Frame 1 (no input): blank canvas, image omitted
Frame 60 (the mouse pressed at the canvas centre just before this capture): blank canvas, image omitted
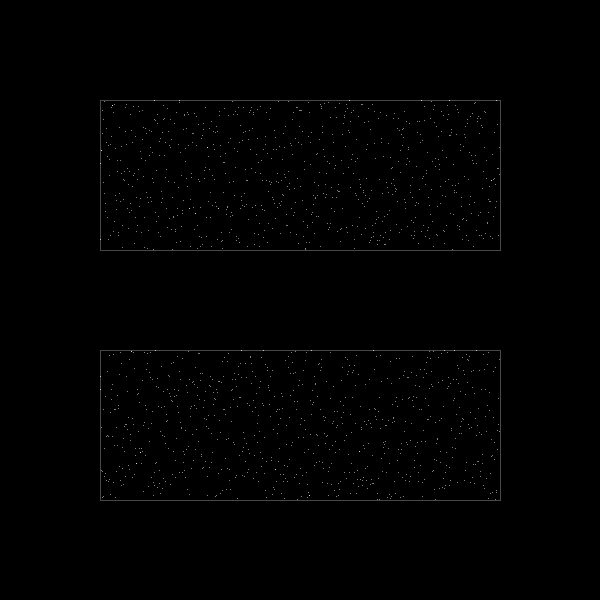
Frame 120 (the mouse held since frame 60 and released just before this capture)

The Processing sketch whose frames 1 and 60 were blank and that drew this single picture after the mouse press (run headless with seeded random() and noise(); from frame 60 on, the mouse is pressed at the canvas centre):

// Processing sketch: distributionSamples
// ── distributionSamples.pde
ArrayList<PVector> start;
ArrayList<PVector> inter;
ArrayList<PVector> end;

int type = 5;
int count = 20;
float time = 0;
Boolean jitter = false;

PRNG prng;
Distribution distribution;
Circle c;
Rectangle rect;
void setup()
{
 
  size( 600,600 );
  background( 0 );
  
  rect = new Rectangle( 100, 100, 400, 400 );
  
  prng = new PRNG( 0 );
  distribution  = new Distribution( prng );
  
  c = new Circle( 300,300, 0 );
  start = new Distribution().circular( c, count );
  
  c = new Circle( 300,300, 250 );
  end = new Distribution().circular( c, count );
  
  inter = new ArrayList<PVector>();
  
  time = 1;
  
}

void draw( )
{
  if( type != 5 )
  {
    background( 0 );
    noFill();
    stroke( 0xFF );
  }
  
  switch( type )
  { 
    //PRNG VS RANDOM
    case 0 : 
      stroke( 0x66 );
      rect( 100, 100,400,150 );
      rect( 100, 350,400,150 );
      
      stroke( 0xFF );
      for( int i = 0; i< 800; i++ )
      {
        point( 100 + i % 400, 100 + prng.random() * 150 ); 
        point( 100 + i % 400, 350 + random(1) * 150 ); 
      }
      
      inter = new ArrayList<PVector>();
      break;
    
    //CIRCULAR
    case 1 : 
    
      inter = distribution.circular( c, 50 );
      
      if( jitter ) distribution.jitterPoints( inter, 25 );
      
      for( PVector p : inter ) ellipse( p.x, p.y, 4,4 ); 
      drawCurve( inter );
  
      break;
      
    //STAR
    case 2 : 
    
      inter = distribution.star( c, c.radius *.5, 5 );
      
      if( jitter ) distribution.jitterPoints( inter, 30 );
     
      for( PVector p : inter ) ellipse( p.x, p.y, 4,4 ); 
      drawCurve( inter );
  
      break;
      
    //GRID
    case 3 : 
    
      inter = distribution.grid( rect, 10, 10 );
      
      if( jitter ) distribution.jitterPoints( inter, 25 );
      
      for( PVector p : inter ) ellipse( p.x, p.y, 4,4 ); 
      
      break;
      
    //FRAME
    case 4 : 
    
      inter = distribution.grid( rect, 10, 10, true );
      
      if( jitter ) distribution.jitterPoints( inter, 25 );
      
      for( PVector p : inter ) ellipse( p.x, p.y, 4,4 ); 
      
      break;
      
    case 5:
    
     if( time <= 0 )return;
     time -=.005;
     
     blendMode( ADD );
     colorMode( HSB, 360, 100, 100);
     stroke( color( 360 * time, 50, 40 ), .1 );
     strokeWeight( 1 );
     
     distribution.jitterPoints( end, ( 1 - time ) * 15 );
     inter = new ArrayList<PVector>();
     for( int i = 0; i < start.size(); i++ )
     {
       inter.add( getPointAt( time, start.get( i ), end.get( i ) ) );
     }
     drawCurve( inter );
     
     break;
      
  }
  
  
  
}

void keyPressed()
{
  jitter = !jitter ? true : false;
}


void mousePressed()
{
  
  time = 1;
  background( 0 );  
  prng.seed( millis() );
  
  c = new Circle( 300,300, 250 );
  end = new Distribution().circular( c, count );
  
  type++;
  type %= 6;
  
}



PVector getPointAt( float t, PVector a, PVector b )
{
  return new PVector( interpolate( t, a.x, b.x ),
                      interpolate( t, a.y, b.y )  );
}

float interpolate( float t, float a, float b )
{
  return a + ( b - a ) * t;
}

void drawCurve( ArrayList<PVector> points )
{
  
   PVector p, n;
   for( int i = 0; i < points.size(); i++ )
   {
     
      p = points.get( i );
      n = points.get( ( i + 1 ) % points.size() );
      line( p.x, p.y, n.x, n.y );
      
   }
   
}

// ── Circle.pde
class Circle extends PVector
{
  public float radius;
  
  Circle( float x, float y, float radius )
  {
    super( x, y );
    this.radius = radius;
  }
  
  void draw( PApplet context )
  {
    context.ellipse( x, y, radius * 2, radius * 2 );
  }
}

// ── Distribution.pde
class Distribution
{
  PRNG prng;
  Distribution()
  {
    prng = new PRNG();
  }
  
  Distribution( PRNG prng )
  {
    this.prng = prng;
  }
  
  /***************************************/
  
  // adds random offsets to points 
  
  void jitterPoints( ArrayList<PVector>points, float radius )
  {
    
    float rad;
    float angle;
    for( PVector p : points )
    {
      rad = prng.random() * radius;
      angle = prng.random() * ( 2 * PI );
      p.x += rad * cos(angle);
      p.y += rad * sin(angle);
    }
  }
  
  /**************************/
  
  //   random distribution
  
  /**************************/
  
  ArrayList<PVector> randomDistribution( Rectangle rect, int count ) 
  { 
    
    int i = count;
    ArrayList<PVector> points = new ArrayList<PVector>();
    
    while( i > 0 )
    {
      PVector p = new PVector(  rect.x + random( rect.width ), 
                                rect.y + random( rect.height ) );
      points.add( p );
      i--;
      
    }
    return points;
    
  }
  
  
  /**************************/
  
  //   PSEUDO RANDOM distribution
  
  /**************************/
  
  ArrayList<PVector> PRNGDistribution( Rectangle rect, int count ) 
  { 
    
    int i = count;
    ArrayList<PVector> points = new ArrayList<PVector>();
    
    while( i > 0 )
    {
      PVector p = new PVector(  rect.x + prng.random() * rect.width, 
                                rect.y + prng.random() * rect.height );
      points.add( p );
      i--;
      
    }
    return points;
    
  }
  
  
  /**************************/
  
  //   circular distribution
  
  /**************************/
  
  ArrayList<PVector> circular( Circle circle, int count ) 
  { 
    
    int i = count;
    float angleStep = ( PI * 2 ) / i;
  
    ArrayList<PVector> points = new ArrayList<PVector>();
    
    while( i > 0 )
    {
      PVector p = new PVector(  circle.x +  cos( i * angleStep ) * circle.radius, 
                                circle.y +  sin( i * angleStep ) * circle.radius );
      points.add( p );
      i--;
      
    }
    return points;
    
  }
  
  /**************************/
  
  //   grid distribution
  
  /**************************/
  
  ArrayList<PVector> star( Circle circle, float radius2, int branchCount )
  {
  
    ArrayList<PVector> points = new ArrayList<PVector>();
    branchCount = int( max( 3, branchCount ) );
    float delta = ( PI * 2 ) / ( branchCount * 2 );
    int i = 0;
    while( i < branchCount * 2 )
    {
      
      float a0 = i * delta - PI * .5;
      points.add( new PVector(  circle.x + cos( a0 ) * circle.radius,
                                circle.y + sin( a0 ) * circle.radius ) );
      
      float a1 = ( i+1 ) * delta - PI * .5;
      points.add( new PVector(   circle.x + cos( a1 ) * radius2, 
                                 circle.y + sin( a1 ) * radius2 ) );
      i += 2;
      
    }
    return points;
    
  }  
  
  
  
  /**************************/
  
  //   grid distribution
  
  /**************************/
  
  ArrayList<PVector> grid( Rectangle rect, int columns, int rows, Boolean asFrame ) 
  { 
    
    PVector p;
    ArrayList<PVector> points = new ArrayList<PVector>();
    
    columns = max( 2, columns );
    rows = max( 2, rows );
    
    for ( int i = 0; i < columns; i++ )
    {
      for ( int j = 0; j < rows; j++ )
      {
        p = new PVector(   rect.x + i * rect.width / ( columns - 1 ),
                           rect.y + j * rect.height / ( rows - 1 ) );
        if ( asFrame )
        {
          if( i == 0 || i == columns - 1 || j == 0 || j == rows - 1 )  points.add( p );
        }
        else 
        {
          points.add( p );
        }
      }
    }
    return points;
  }
  
  ArrayList<PVector> grid( Rectangle rect, int columns, int rows )
  {
    return grid( rect, columns, rows, false );
  } 
  
  
}

// ── PRNG.pde
class PRNG
{
  int  a = 8403;            /* multiplier */
  int  m = 0x7FFFFFF;        /* 2**31 - 1 */
  int  q = int( m / a );    /* m div a */
  int  r = int( m % a );    /* m mod a */
  int  _seed = 1;
  int  randomnum = 1;
  float  div = ( 1.0 / m );
  
  PRNG()
  {
    seed( millis() );
  }
  PRNG( int seed )
  {
    seed( seed );
  }
  
  int nextlongrand( int seed )
  {
    int lo, hi;
    
    lo = a * (seed & 0xFFF );
    hi = a * (seed >> 16);
    lo += (hi & 0x7FF ) << 16;
    if (lo > m)
    {
      lo &= m;
      ++lo;
    }
    lo += hi >> 15;
    if (lo > m)
    {
      lo &= m;
      ++lo;
    }
    return lo;
    
  }
  
  float random()
  {
    
    randomnum = nextlongrand(randomnum);
    return abs( randomnum * div );
    
  }
  
  void seed( int value ) 
  {
    _seed = ( value <= 0 ) ? 1 : value;
    randomnum = _seed;
    random();
  }
  
}

// ── Rectangle.pde
class Rectangle extends PVector
{
  float width;
  float height;
  Rectangle( float x, float y, float width, float height )
  {
    
    super( x, y );
    this.width = width;
    this.height = height;
    
  }
}
